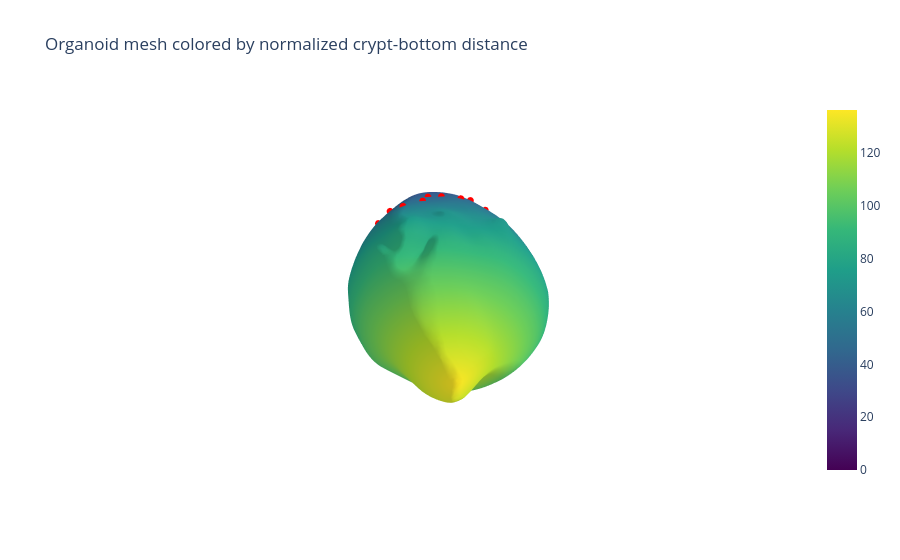
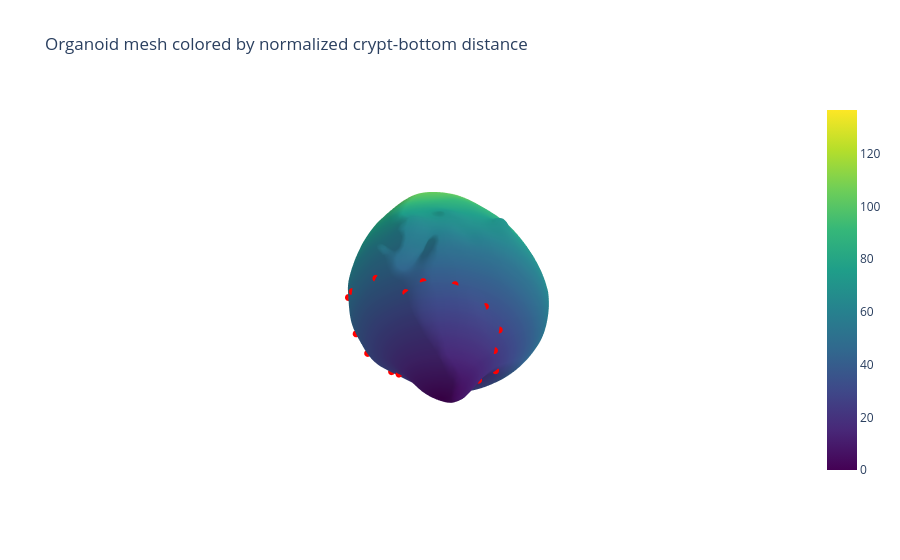

Notebook code for these charts, in order:
### Code cell
# Config
bin_edges   = np.linspace(0.0, 1.4, 20)
bin_centers = 0.5 * (np.asarray(bin_edges[:-1]) + np.asarray(bin_edges[1:]))

M      = len(marker_names)
n_tp   = len(timepoints)
n_bins = len(bin_centers)

num_pos_per_bin   = np.zeros((n_tp, M, n_bins))   # [time, marker, bin]
num_cells_per_bin = np.zeros((n_tp, n_bins))      # [time, bin]

crypt_counts_pos = [[] for _ in range(n_tp)]
crypt_counts_tot = [[] for _ in range(n_tp)]

j = -1  # time index

for tp, d in results.items():
    j += 1

    crypts_all  = d.get("crypts_all", [])
    villus_all  = d.get("villus_all", [])
    Gs          = d.get("cell_graphs_all", [])
    label_uids  = d.get("label_uid", [])

    # Defensive: ensure Python lists
    if isinstance(crypts_all, np.ndarray): crypts_all = crypts_all.tolist()
    if isinstance(villus_all, np.ndarray): villus_all = villus_all.tolist()

    n_items = len(Gs)

    for i in range(1): #range(n_items):
        G = Gs[i]
        crypt_patches = _to_patch_list(crypts_all[i] if i < len(crypts_all) else None)
        neck_patches  = _to_patch_list(villus_all[i] if i < len(villus_all) else None)

        if not crypt_patches:
            continue

        # --- reconstruct HKS + markers from graph nodes ---
        n_cells = G.number_of_nodes()
        # assume nodes are 0..N-1
        HKS = np.vstack([np.asarray(G.nodes[n]["hks"]) for n in range(n_cells)])
        markers = np.array([G.nodes[n]["markers_bin"] for n in G.nodes])

        # HKS times (used as t_HKS weighting)
        t_HKS = np.asarray(G.graph.get("hks_times"))

        # --- load mesh for this organoid ---
        label_uid = label_uids[i]
        try:
            mesh_path = mesh_path_from_label_uid(label_uid)
        except Exception as e:
            print(f"Could not reconstruct mesh path for {label_uid}: {e}")
            continue

        if not os.path.exists(mesh_path):
            print(f"Mesh file not found for {label_uid}: {mesh_path}")
            continue

        mesh = OrganoidMesh(mesh_path)
        mesh._eig_decomp()

        # --- process each crypt separately and aggregate ---
        for crypt in crypt_patches:

            # 1) bottom of crypt (in CELL space)
            bottom = _crypt_bottom_index(HKS, t_HKS, crypt)

            # 2) neck ring cells for this crypt
            neck_nodes = _neck_nodes_for_crypt(G, crypt, neck_patches)
            if len(neck_nodes) == 0:
                continue

            # 3) normalized distance (bottom -> neck is 1), computed via vertex geodesics
            dist_norm_cells = _normalized_distance_to_bottom(mesh, G, bottom, neck_nodes)

            # 4) bin marker positivity across normalized distance (per cell)
            counts_pos, counts_total = _bin_marker_positivity(
                markers,
                dist_norm_cells,
                bin_edges
            )

            # accumulate weighted by counts
            num_pos_per_bin[j]   += counts_pos
            num_cells_per_bin[j] += counts_total

            crypt_counts_pos[j].append(counts_pos)
            crypt_counts_tot[j].append(counts_total)

### Figure 1 — Plotly figure (JSON) as saved in the notebook; plotly's stock layout.template omitted (floating-point values rounded to 4 significant figures; data arrays with more than 128 entries replaced by an {"elided": "..."} marker saying what was removed)
{"data": [{"colorscale": [[0, "#440154"], [0.1111, "#482878"], [0.2222, "#3e4989"], [0.3333, "#31688e"], [0.4444, "#26828e"], [0.5556, "#1f9e89"], [0.6667, "#35b779"], [0.7778, "#6ece58"], [0.8889, "#b5de2b"], [1, "#fde725"]], "i": {"elided": "35996 int values"}, "intensity": {"elided": "18000 float values"}, "j": {"elided": "35996 int values"}, "k": {"elided": "35996 int values"}, "name": "Normalized crypt-bottom distance", "showscale": true, "type": "mesh3d", "x": {"elided": "18000 float values"}, "y": {"elided": "18000 float values"}, "z": {"elided": "18000 float values"}}, {"marker": {"color": "red", "size": 4}, "mode": "markers", "name": "Neck vertices", "type": "scatter3d", "x": [23.69, 33.51, 17.05, 13.21, 9.176, 34.75, 5.309, 42.28, 4.38, 41.11, 1.374, 45.34, 0.4119, 45.54, 1.473, 44.74, 47.28, 7.346, 43.02, 12.54, 21.26, 42.0, 29.26, 34.36, 25.5], "y": [15.41, 15.37, 21.0, 24.45, 28.54, 8.67, 33.98, 9.59, 38.8, 6.258, 36.1, 7.126, 34.56, 5.671, 35.29, 6.366, 10.84, 34.23, 13.66, 30.05, 32.51, 20.79, 21.65, 23.97, 25.65], "z": [14.0, 15.03, 14.37, 15.74, 18.24, 20.82, 22.39, 24.2, 24.34, 29.24, 31.07, 31.56, 37.04, 39.09, 44.72, 47.91, 54.67, 55.11, 59.67, 59.91, 64.25, 63.87, 64.08, 64.67, 64.33]}], "layout": {"scene": {"aspectmode": "data", "xaxis": {"visible": false}, "yaxis": {"visible": false}, "zaxis": {"visible": false}}, "title": {"text": "Organoid mesh colored by normalized crypt-bottom distance"}}}

### Figure 2 — Plotly figure (JSON) as saved in the notebook; plotly's stock layout.template omitted (floating-point values rounded to 4 significant figures; data arrays with more than 128 entries replaced by an {"elided": "..."} marker saying what was removed)
{"data": [{"colorscale": [[0, "#440154"], [0.1111, "#482878"], [0.2222, "#3e4989"], [0.3333, "#31688e"], [0.4444, "#26828e"], [0.5556, "#1f9e89"], [0.6667, "#35b779"], [0.7778, "#6ece58"], [0.8889, "#b5de2b"], [1, "#fde725"]], "i": {"elided": "35996 int values"}, "intensity": {"elided": "18000 float values"}, "j": {"elided": "35996 int values"}, "k": {"elided": "35996 int values"}, "name": "Normalized crypt-bottom distance", "showscale": true, "type": "mesh3d", "x": {"elided": "18000 float values"}, "y": {"elided": "18000 float values"}, "z": {"elided": "18000 float values"}}, {"marker": {"color": "red", "size": 4}, "mode": "markers", "name": "Neck vertices", "type": "scatter3d", "x": [72.28, 64.25, 76.81, 75.97, 80.0, 82.28, 64.01, 57.87, 82.56, 60.0, 77.34, 55.99, 79.39, 57.89, 76.51, 74.59, 62.57, 69.14], "y": [65.99, 75.29, 51.07, 68.41, 59.55, 45.21, 81.74, 83.88, 39.85, 84.19, 29.48, 82.41, 35.89, 77.66, 46.62, 59.05, 68.76, 61.26], "z": [18.37, 18.71, 19.42, 23.33, 26.56, 28.25, 28.19, 29.78, 34.3, 40.55, 42.24, 45.7, 49.14, 53.61, 58.39, 58.01, 59.91, 60.57]}], "layout": {"scene": {"aspectmode": "data", "xaxis": {"visible": false}, "yaxis": {"visible": false}, "zaxis": {"visible": false}}, "title": {"text": "Organoid mesh colored by normalized crypt-bottom distance"}}}
